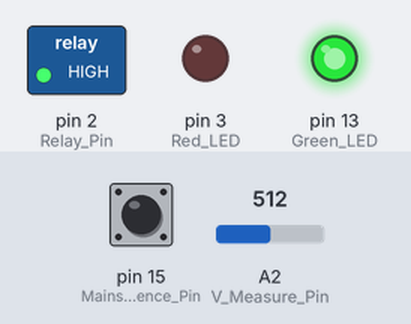
The sketch below on a simulated Arduino Uno, built with avr-gcc and run on an emulated ATmega328P. Parts: switched loads named in the sketch (green lamp = pin HIGH), output pins drawn as LEDs (lit = HIGH). The test bench sets the inputs (shaded band); at power-on: pin 15 (Mains_Presence_Pin) HIGH, A2 (V_Measure_Pin) = 512. What the sketch prints to the serial monitor is not drawn.

Above: at 0.1 s.
At 10.3 s:
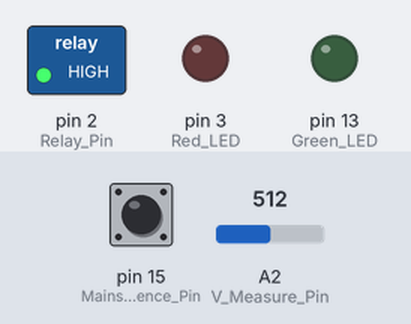
Timing chart, 0 to 11.8 s (numbered marks = the images above):
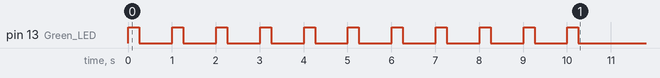

The sketch:

sketch_feb11a.ino
```cpp
// mains presence variables
const byte Mains_Presence_Pin = 15;
unsigned long PreviousMillis = 0;
const long INTERVAL = 10000;
unsigned long currentMillis;

const int Red_LED = 3;
const int Green_LED = 13;
const byte Relay_Pin = 2;

// battery voltage check
const byte V_Measure_Pin = 16;
long int V_Measure; // voltage read from ADC
long V_Average;
long V_Value_X_Ten;
const byte Charge_Increase = 5;

void setup() {
  pinMode (V_Measure_Pin, INPUT); // measure battery voltage
  pinMode (Mains_Presence_Pin, INPUT_PULLUP); // measure mains presence
  pinMode (Relay_Pin, OUTPUT); // relay
  pinMode (Red_LED, OUTPUT);
  pinMode (Green_LED, OUTPUT);
  Serial.begin (9600); // serial port
  POST();
}

void POST() { // initial check

  // checking for mains on start up
  long Now_Time = millis ();
  bool Mains_On = false;
  do
  {
    if (digitalRead (Mains_Presence_Pin) == LOW)
    {
      Mains_On = true; // mains detected
      Serial.print (Mains_On); // serial port
    }
  } while (millis () - Now_Time >= 1000); // in theory will not overflow

  // checking for battery voltage on start up
  for (int Read_One_Hundred = 0; Read_One_Hundred <= 100; Read_One_Hundred++)
  {
    V_Measure = analogRead (V_Measure_Pin);
    long V_Value_X_Ten = (V_Measure * 10) / 64;
    V_Average + V_Value_X_Ten;
  }
  long V_Average = V_Average / 100;
  if (V_Value_X_Ten > 122 && V_Value_X_Ten < 147)
  {
    // battery health OK
    Serial.print (V_Average); // serial port
  }
  digitalWrite (Relay_Pin, HIGH);
  for (int Charge_For = 0; Charge_For < 11; Charge_For++)
  {
    digitalWrite (Green_LED, HIGH);
    delay (250);
    digitalWrite (Green_LED, LOW);
    delay (750);
  }
  V_Measure = analogRead (V_Measure_Pin);
  long v_Value_X_Ten = (V_Measure * 10) / 64;
  if (v_Value_X_Ten >= V_Average + Charge_Increase)
  {
    Serial.print (V_Average); // serial port
    // charge OK
  }
  loop();
}

void loop() { // main iteration

  // battery monitoring
    // average voltage
  // ov protection
  // mains on check
  // charging
  //
}
```
